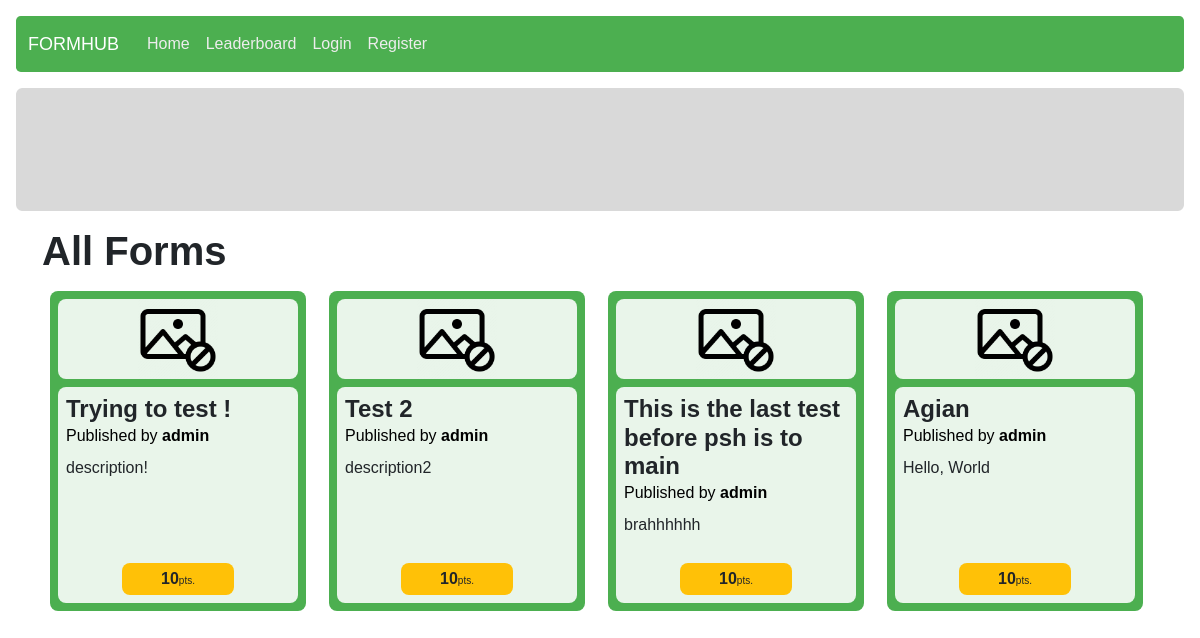
/, run on an earlier commit of the app's database.
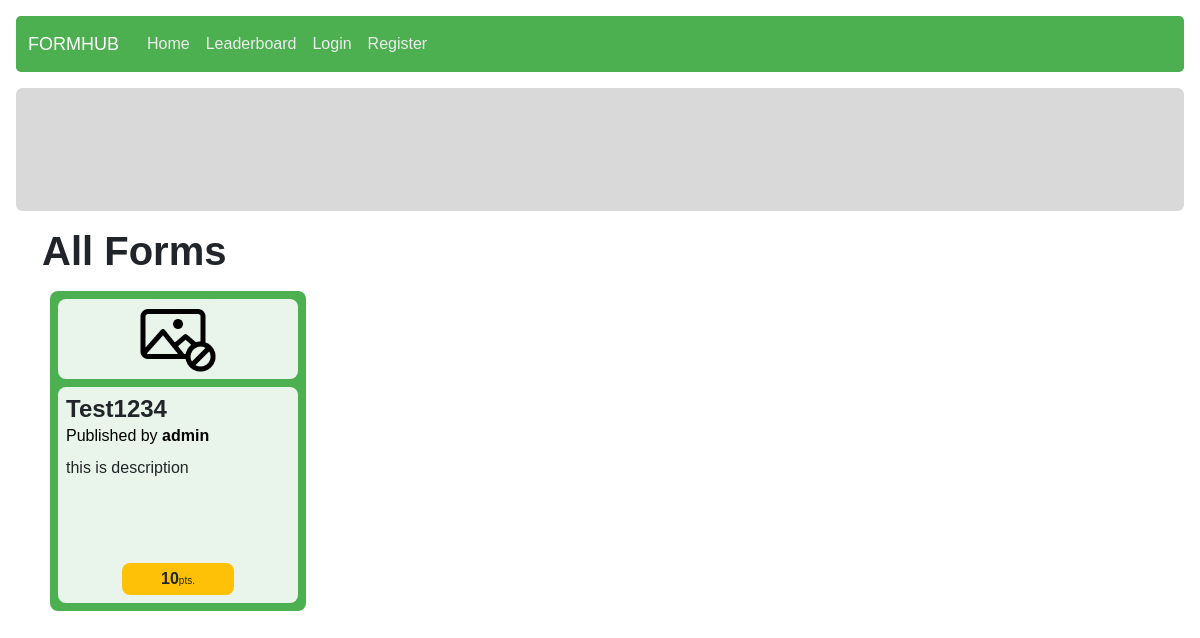
And on a later commit of the database.
### form_management/models.py (models this page shows, shortened)
class Form(models.Model):
    owner = models.ForeignKey(User, on_delete = models.CASCADE)
    form_name = models.CharField(max_length = 125)
    description = models.CharField(max_length = 1000)
    category = models.ForeignKey(Category, on_delete = models.CASCADE, null = True)
    design = models.JSONField()
    creation_timestamp = models.DateTimeField(auto_now_add = True)
    publish_timestamp = models.DateTimeField(null = True)
    is_open = models.BooleanField(default = False)
    is_sale = models.BooleanField(default = False)
    form_point = models.ForeignKey(Point, on_delete = models.CASCADE, related_name="form_point")

class Point(models.Model):
    form_size = models.CharField(max_length = 2)
    point = models.IntegerField()
    description = models.CharField(max_length = 50, null = True)
    lower_bound = models.IntegerField()
    upper_bound = models.IntegerField()
    def __str__(self):
        return f"{self.point}"

### authentication/models.py (models this page shows)
class User(AbstractUser):
    student_id = models.CharField(max_length = 10, null = True)
    profile_img = models.ImageField(upload_to="static/userprofile/imgs", null = True)
    def __str__(self):
        return f"{self.username}"

### answering/views.py (the view)
# urls.py: path("", views.index, name="index"),
def index(request):
	if (request.user.is_authenticated):
		is_already_answered_form = FormResponse.objects.filter(responder = request.user).values("form_id").distinct()
		exclude_form_list = [item["form_id"] for item in is_already_answered_form]
		forms = Form.objects.filter(is_open = True).exclude(id__in=exclude_form_list)
	else:
		forms = Form.objects.filter(is_open = True)
	return render(request, "answering/index.html", {
		"title": "All Active Forms",
		"forms": forms
	})

### templates/answering/index.html (shortened to what this page needs)
{% extends "layout.html" %}
{% load static %}
{% block extra_css %}
    <link rel="stylesheet" href="{% static 'answering/index.css' %}">
{% endblock %}
{% block body %}
<div class="container">
    <h1><strong>All Forms</strong></h1>
    <div class="all-forms d-flex flex-row flex-wrap">
        {% for form in forms %}
            <div class="form-card p-2 d-flex flex-column col-sm-6 col-md-4 col-lg-3" data-code="{{ form.id }}">
                <div class="form p-2 d-flex flex-column">
                    <div class="img-container d-flex justify-content-center">
                        <img src="{% static 'answering/imgs/no-pic.png' %}" alt="no-photo">
                    </div>
                    <div class="form-meta-data mt-2 p-2">
                        <h4 class="form-name my-0">{{ form.form_name }}</h6>
                        <a href="/account/{{ form.owner.id }}" class="mb-2 author">Published by <strong>{{ form.owner }}</strong></a>
                        <div class="description">
                            {{ form.description }}
                        </div>
                        <div class="bottom-section mt-auto p-1">
                            <span class="point">{{ form.form_point }}</span><span class="unit">pts.</span>
                        </div>
                    </div>
                </div>
            </div>
        {% empty %}
            <h3>No form</h3>
        {% endfor %}
    </div>
</div>
{% endblock %}

What changed in the data, as far as the page shows it:
removed Form: form_name "Trying to test !", owner "admin", description "description!", form_point "10"
removed Form: form_name "Test 2", owner "admin", description "description2", form_point "10"
removed Form: form_name "This is the last test before psh is to main", owner "admin", description "brahhhhhh", form_point "10"
removed Form: form_name "Agian", owner "admin", description "Hello, World", form_point "10"
added Form: form_name "Test1234", owner "admin", description "this is description", form_point "10"
